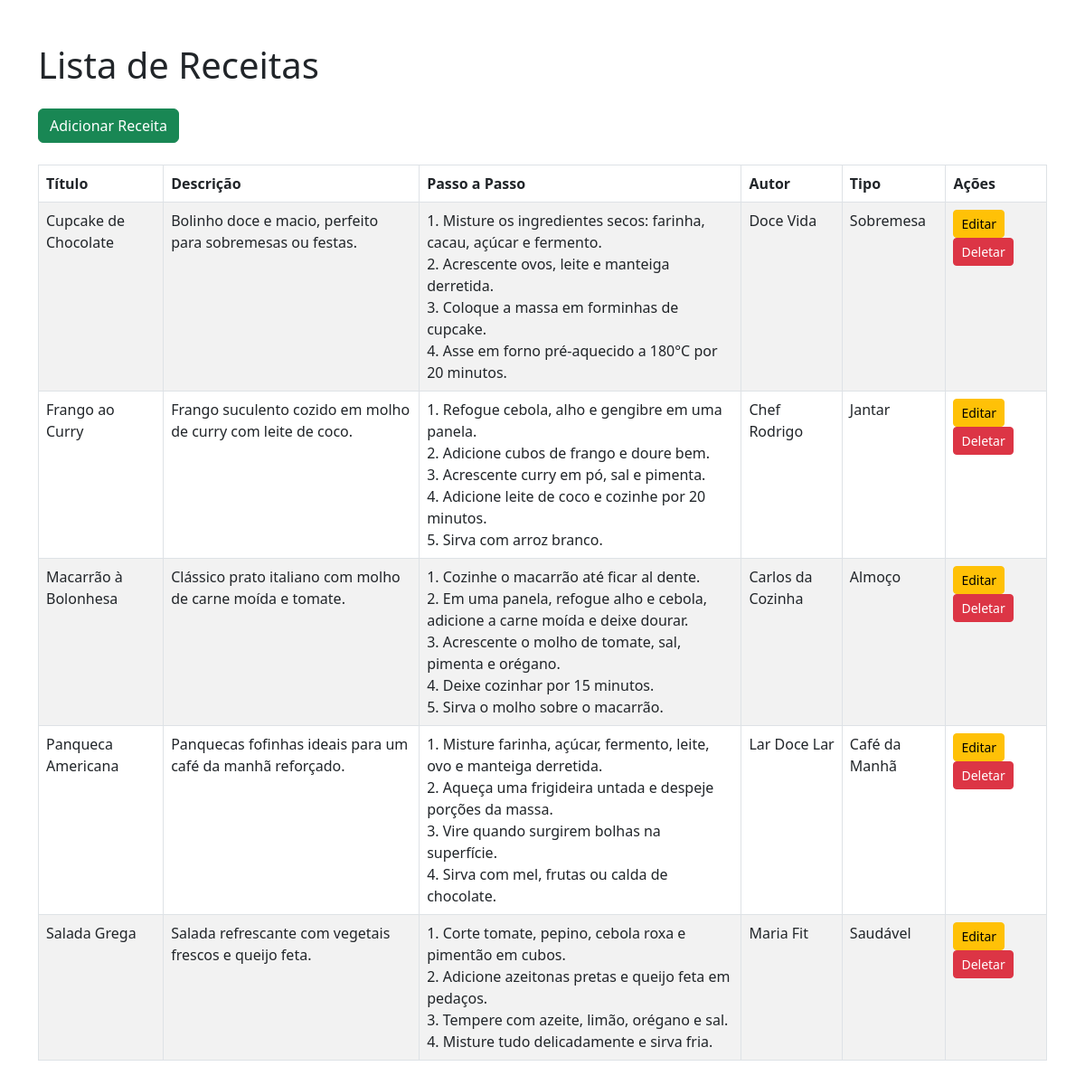
Page /pages/lista/listaReceitas.php on the committed database.
### tables this page shows
create table receitas(
	id int auto_increment primary key,
    titulo varchar(250),
    descricao text,
    receita_texto text,
    autor varchar(250),
    tipo varchar(250)
);

### pages/lista/listaReceitas.php (the view, shortened to what this page needs)
<?php
    if(isset($_POST['pesquisa'])){
        $termoPesquisado = $_POST['pesquisa'];
    }else{
        $termoPesquisado = "";
    }
    ?>
<!DOCTYPE html>
<html lang="pt-BR">
<head>
    <link href="https://cdn.jsdelivr.net/npm/bootstrap@5.3.0-alpha1/dist/css/bootstrap.min.css" rel="stylesheet">
</head>
<body>
    <div class="container my-5">
        <h1 class="mb-4">Lista de Receitas</h1>
        <a href="index.php?menu=addreceita" class="btn btn-success mb-4">Adicionar Receita</a>
        <table class="table table-bordered table-striped">
            <thead class="thead-dark">
                <tr>
                    <th>Título</th>
                    <th>Descrição</th>
                    <th>Passo a Passo</th>
                    <th>Autor</th>
                    <th>Tipo</th>
                    <th>Ações</th>
                </tr>
            </thead>
            <tbody>
                <?php
                    $conect = mysqli_connect("localhost", "root", "", "projeto_receitas");
                    if(isset($_POST['pesquisa'])){
                        $termoPesquisado = $_POST['pesquisa'];
                    } else {
                        $termoPesquisado = "";
                    }
                    $sql = "SELECT id,
                                    (titulo) AS titulo,
                                    (descricao) AS descricao,
                                    (receita_texto) AS receita_texto,
                                    (autor) AS autor,
                                    (tipo) AS tipo
                            FROM receitas
                            WHERE id = '$termoPesquisado' OR titulo LIKE '%$termoPesquisado%'
                            ORDER BY titulo ASC";
                    $query = mysqli_query($conect, $sql) or die("Erro na requisição!".mysqli_error($conect));
                    while($dados = mysqli_fetch_assoc($query)){
                ?>
                    <tr>
                        <td><?= htmlspecialchars($dados['titulo']) ?></td>
                        <td><?= htmlspecialchars($dados['descricao']) ?></td>
                        <td><?= nl2br(htmlspecialchars($dados['receita_texto'])) ?></td>
                        <td><?= htmlspecialchars($dados['autor']) ?></td>
                        <td><?= htmlspecialchars($dados['tipo']) ?></td>
                        <td>
                            <a href="index.php?menu=editarReceita&id=<?= $dados['id'] ?>" class="btn btn-warning btn-sm">Editar</a>
                            <a href="index.php?menu=deletarReceita&id=<?= $dados['id'] ?>" class="btn btn-danger btn-sm" onclick="return confirm('Tem certeza que deseja excluir?')">Deletar</a>
                        </td>
                    </tr>
                <?php
                    }
                ?>
            </tbody>
        </table>
    </div>
</body>
</html>

### rows in the picture
receitas: titulo "Cupcake de Chocolate", descricao "Bolinho doce e macio, perfeito para sobremesas ou festas.", receita_texto "1. Misture os ingredientes secos: farinha, cacau, açúcar e fermento. 2. Acrescente ovos, leite e manteiga derretida. 3. Coloque a massa em forminhas de cupcake. 4. Asse em forno pré-aquecido a 180°C por 20 minutos.", autor "Doce Vida", tipo "Sobremesa"
receitas: titulo "Frango ao Curry", descricao "Frango suculento cozido em molho de curry com leite de coco.", receita_texto "1. Refogue cebola, alho e gengibre em uma panela. 2. Adicione cubos de frango e doure bem. 3. Acrescente curry em pó, sal e pimenta. 4. Adicione leite de coco e cozinhe por 20 minutos. 5. Sirva com arroz branco.", autor "Chef Rodrigo", tipo "Jantar"
receitas: titulo "Macarrão à Bolonhesa", descricao "Clássico prato italiano com molho de carne moída e tomate.", receita_texto "1. Cozinhe o macarrão até ficar al dente. 2. Em uma panela, refogue alho e cebola, adicione a carne moída e deixe dourar. 3. Acrescente o molho de tomate, sal, pimenta e orégano. 4. Deixe cozinhar por 15 minutos. 5. Sirva o molho sobre o macarrão.", autor "Carlos da Cozinha", tipo "Almoço"
receitas: titulo "Panqueca Americana", descricao "Panquecas fofinhas ideais para um café da manhã reforçado.", receita_texto "1. Misture farinha, açúcar, fermento, leite, ovo e manteiga derretida. 2. Aqueça uma frigideira untada e despeje porções da massa. 3. Vire quando surgirem bolhas na superfície. 4. Sirva com mel, frutas ou calda de chocolate.", autor "Lar Doce Lar", tipo "Café da Manhã"
receitas: titulo "Salada Grega", descricao "Salada refrescante com vegetais frescos e queijo feta.", receita_texto "1. Corte tomate, pepino, cebola roxa e pimentão em cubos. 2. Adicione azeitonas pretas e queijo feta em pedaços. 3. Tempere com azeite, limão, orégano e sal. 4. Misture tudo delicadamente e sirva fria.", autor "Maria Fit", tipo "Saudável"
